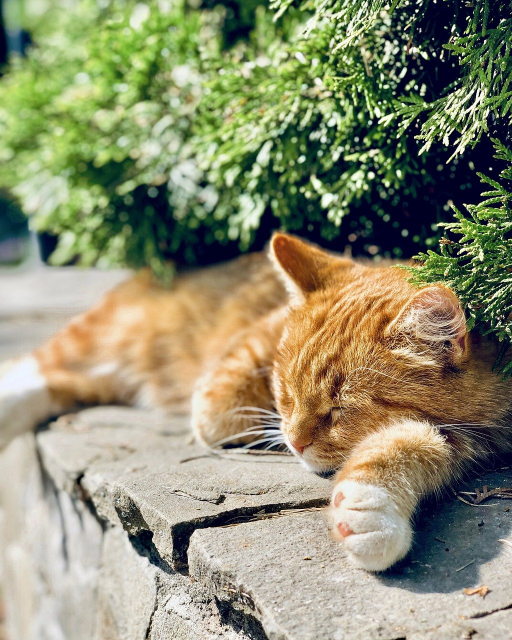
#> input picture PythonOpenCVTutorial/image/cat.jpg, 1024 x 1280 px (shown at 1/2 size)
$ python basic9.py
#> lines starting #> are read from the running program, lines starting #| are printed output that depends on the picture; after the words box and inside, x2 and y2 are one past the last pixel; in counts of white or black regions, pixels touching at a corner belong together
#วาดวงกลม
import cv2

img = cv2.imread("image/cat.jpg")
#> img is the input picture: shape (1280, 1024, 3); mean B, G, R 113.3, 142.4, 142.4
imgresize =cv2.resize(img, (700,700))
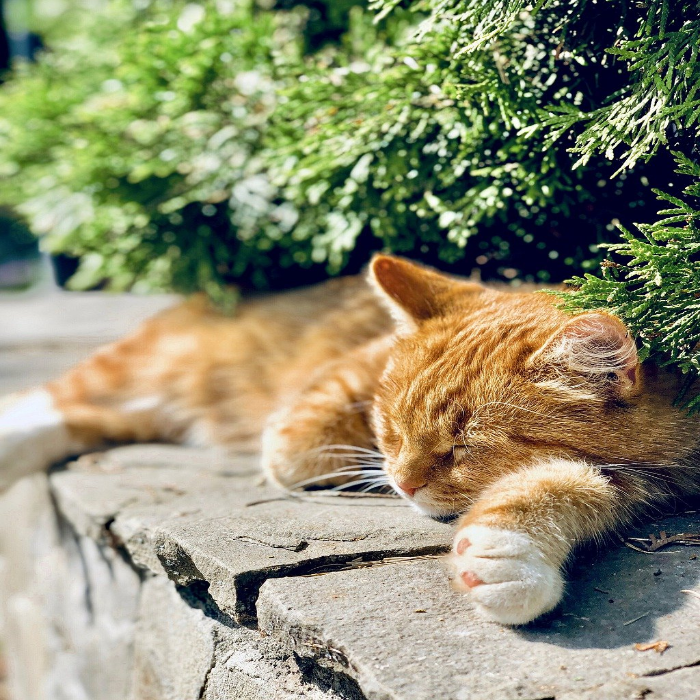
#> imgresize: shape (700, 700, 3); mean B, G, R 113.2, 142.3, 142.3

#circle(ภาพ,จุดศูนย์กลาง(x,y),รัศมี,สี(BGR),ความหนา)
cv2.circle(imgresize,(200,200),70,(0,0,255),20)
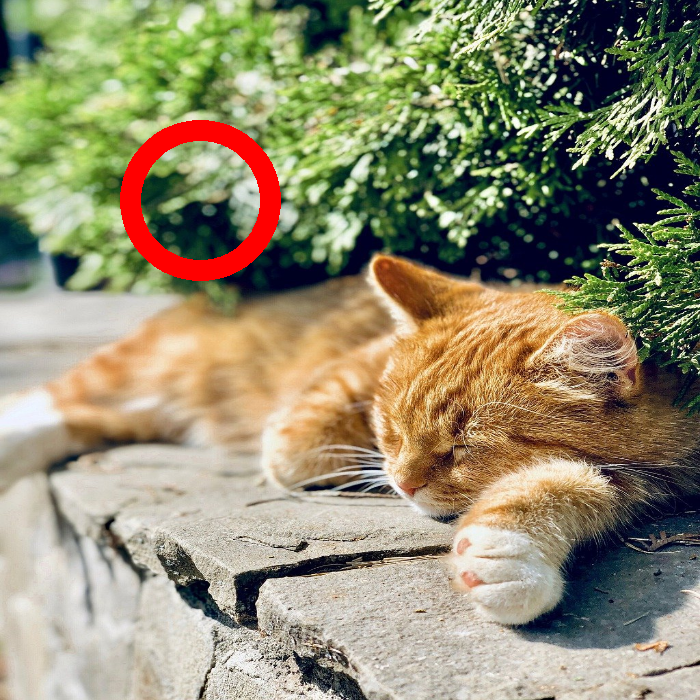
#> imgresize: shape (700, 700, 3); 1.88% of pixels changed, all inside (x1, y1, x2, y2) = (120, 120, 281, 281)

cv2.imshow("Mycat", imgresize)
cv2.waitKey(0)
cv2.destroyAllWindows()

$ run again, with PythonOpenCVTutorial/image/ball2d.jpg copied over PythonOpenCVTutorial/image/cat.jpg
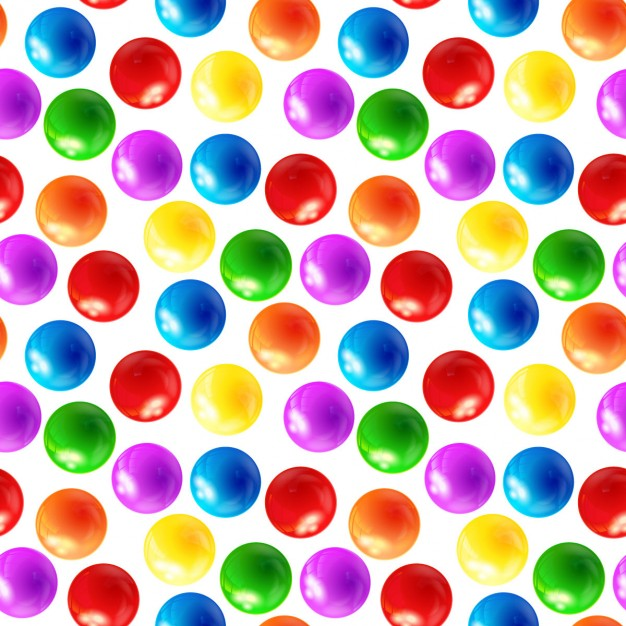
#> input picture PythonOpenCVTutorial/image/ball2d.jpg, 626 x 626 px
#> img is the input picture: shape (626, 626, 3); mean B, G, R 168.2, 172.2, 199.6
#> `imgresize =cv2.resize(img, (700,700))`:
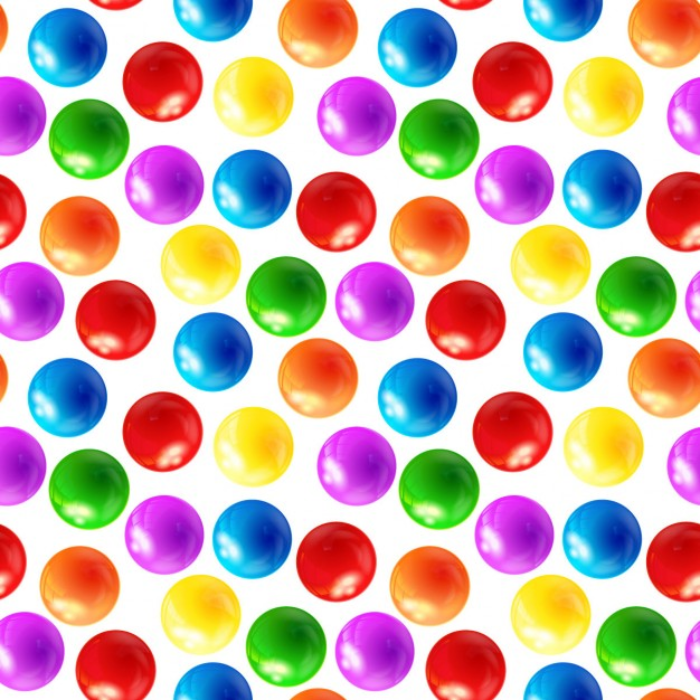
#> imgresize: shape (700, 700, 3); mean B, G, R 168.1, 172.1, 199.5
#> `cv2.circle(imgresize,(200,200),70,(0,0,255),20)`:
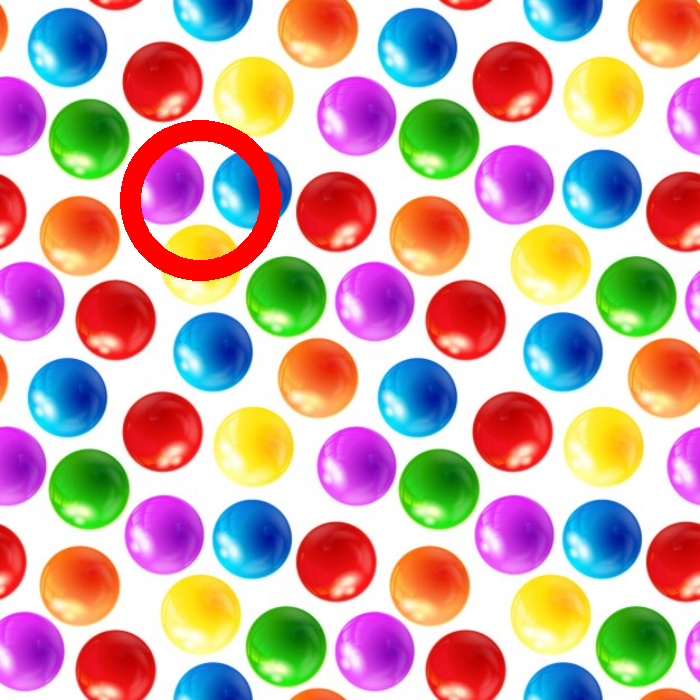
#> imgresize: shape (700, 700, 3); 1.88% of pixels changed, all inside (x1, y1, x2, y2) = (120, 120, 281, 281)
